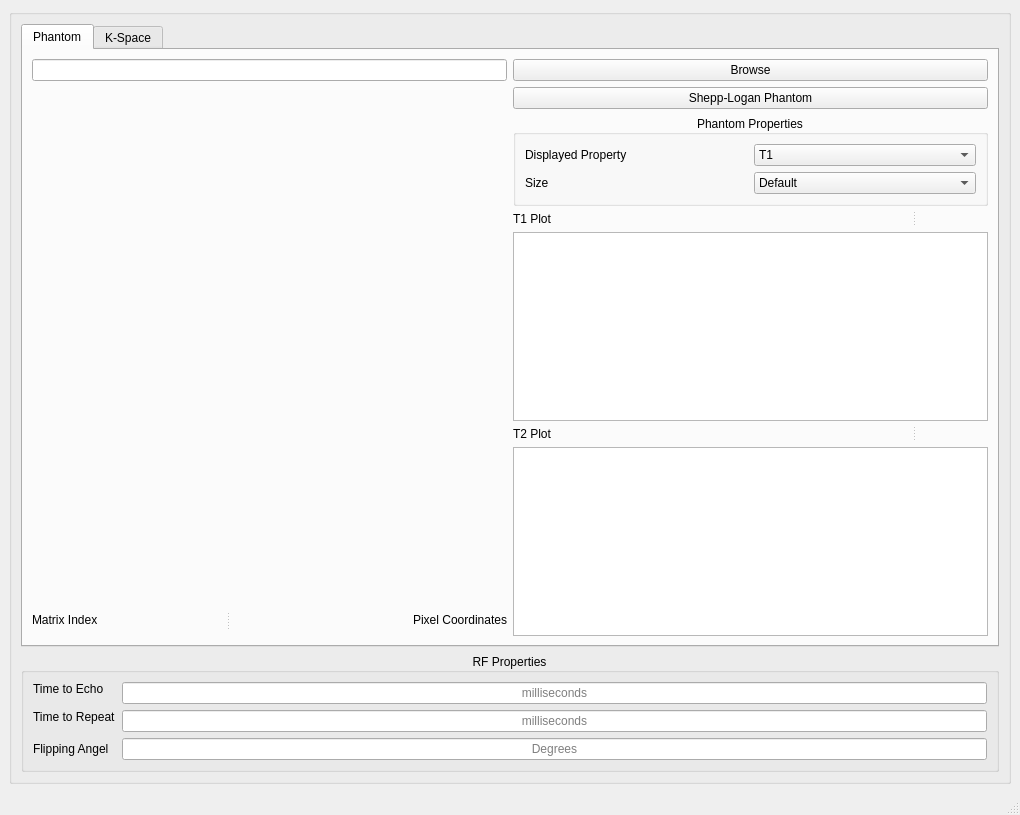
<?xml version="1.0" encoding="UTF-8"?>
<ui version="4.0">
 <class>MainWindow</class>
 <widget class="QMainWindow" name="MainWindow">
  <property name="geometry">
   <rect>
    <x>0</x>
    <y>0</y>
    <width>1020</width>
    <height>815</height>
   </rect>
  </property>
  <property name="sizePolicy">
   <sizepolicy hsizetype="Preferred" vsizetype="Preferred">
    <horstretch>0</horstretch>
    <verstretch>0</verstretch>
   </sizepolicy>
  </property>
  <property name="minimumSize">
   <size>
    <width>128</width>
    <height>128</height>
   </size>
  </property>
  <property name="windowTitle">
   <string>MainWindow</string>
  </property>
  <widget class="QWidget" name="centralwidget">
   <layout class="QGridLayout" name="gridLayout_6">
    <item row="0" column="0">
     <widget class="QGroupBox" name="groupBox_3">
      <property name="title">
       <string/>
      </property>
      <layout class="QGridLayout" name="gridLayout">
       <item row="0" column="0">
        <layout class="QVBoxLayout" name="verticalLayout">
         <item>
          <widget class="QTabWidget" name="tabWidget">
           <property name="currentIndex">
            <number>0</number>
           </property>
           <widget class="QWidget" name="tab">
            <attribute name="title">
             <string>Phantom</string>
            </attribute>
            <layout class="QGridLayout" name="gridLayout_3">
             <item row="0" column="1">
              <layout class="QVBoxLayout" name="verticalLayout_3">
               <item>
                <widget class="QPushButton" name="browse_button">
                 <property name="text">
                  <string>Browse</string>
                 </property>
                </widget>
               </item>
               <item>
                <widget class="QPushButton" name="pushButton_2">
                 <property name="text">
                  <string>Shepp-Logan Phantom</string>
                 </property>
                </widget>
               </item>
              </layout>
             </item>
             <item row="1" column="1">
              <widget class="QGroupBox" name="groupBox">
               <property name="title">
                <string>Phantom Properties</string>
               </property>
               <property name="alignment">
                <set>Qt::AlignCenter</set>
               </property>
               <layout class="QGridLayout" name="gridLayout_4">
                <item row="0" column="0">
                 <widget class="QLabel" name="label_3">
                  <property name="text">
                   <string>Displayed Property</string>
                  </property>
                 </widget>
                </item>
                <item row="0" column="1">
                 <widget class="QComboBox" name="properties_comboBox">
                  <item>
                   <property name="text">
                    <string>T1</string>
                   </property>
                  </item>
                  <item>
                   <property name="text">
                    <string>T2</string>
                   </property>
                  </item>
                  <item>
                   <property name="text">
                    <string>Proton Density</string>
                   </property>
                  </item>
                 </widget>
                </item>
                <item row="1" column="0">
                 <widget class="QLabel" name="size_label">
                  <property name="text">
                   <string>Size</string>
                  </property>
                 </widget>
                </item>
                <item row="1" column="1">
                 <widget class="QComboBox" name="comboBox">
                  <item>
                   <property name="text">
                    <string>Default</string>
                   </property>
                  </item>
                  <item>
                   <property name="text">
                    <string>32x32</string>
                   </property>
                  </item>
                  <item>
                   <property name="text">
                    <string>128x128</string>
                   </property>
                  </item>
                  <item>
                   <property name="text">
                    <string>256x256</string>
                   </property>
                  </item>
                  <item>
                   <property name="text">
                    <string>512x512</string>
                   </property>
                  </item>
                 </widget>
                </item>
               </layout>
              </widget>
             </item>
             <item row="2" column="1">
              <layout class="QVBoxLayout" name="verticalLayout_2">
               <item>
                <widget class="QSplitter" name="splitter_2">
                 <property name="orientation">
                  <enum>Qt::Horizontal</enum>
                 </property>
                 <widget class="QLabel" name="label_8">
                  <property name="text">
                   <string>T1 Plot</string>
                  </property>
                  <property name="alignment">
                   <set>Qt::AlignLeading|Qt::AlignLeft|Qt::AlignVCenter</set>
                  </property>
                 </widget>
                 <widget class="QLabel" name="label_9">
                  <property name="text">
                   <string/>
                  </property>
                  <property name="alignment">
                   <set>Qt::AlignRight|Qt::AlignTrailing|Qt::AlignVCenter</set>
                  </property>
                 </widget>
                </widget>
               </item>
               <item>
                <widget class="QGraphicsView" name="graphicsView"/>
               </item>
               <item>
                <widget class="QSplitter" name="splitter_3">
                 <property name="orientation">
                  <enum>Qt::Horizontal</enum>
                 </property>
                 <widget class="QLabel" name="label_7">
                  <property name="text">
                   <string>T2 Plot</string>
                  </property>
                  <property name="alignment">
                   <set>Qt::AlignLeading|Qt::AlignLeft|Qt::AlignVCenter</set>
                  </property>
                 </widget>
                 <widget class="QLabel" name="label_10">
                  <property name="text">
                   <string/>
                  </property>
                  <property name="alignment">
                   <set>Qt::AlignRight|Qt::AlignTrailing|Qt::AlignVCenter</set>
                  </property>
                 </widget>
                </widget>
               </item>
               <item>
                <widget class="QGraphicsView" name="graphicsView_2"/>
               </item>
              </layout>
             </item>
             <item row="0" column="0" rowspan="3">
              <layout class="QVBoxLayout" name="verticalLayout_4">
               <item>
                <widget class="QLineEdit" name="lineEdit"/>
               </item>
               <item>
                <widget class="QLabel" name="show_phantom_label">
                 <property name="minimumSize">
                  <size>
                   <width>0</width>
                   <height>0</height>
                  </size>
                 </property>
                 <property name="frameShape">
                  <enum>QFrame::NoFrame</enum>
                 </property>
                 <property name="frameShadow">
                  <enum>QFrame::Plain</enum>
                 </property>
                 <property name="text">
                  <string/>
                 </property>
                 <property name="scaledContents">
                  <bool>true</bool>
                 </property>
                 <property name="alignment">
                  <set>Qt::AlignCenter</set>
                 </property>
                </widget>
               </item>
               <item>
                <widget class="QSplitter" name="splitter">
                 <property name="orientation">
                  <enum>Qt::Horizontal</enum>
                 </property>
                 <widget class="QLabel" name="label">
                  <property name="maximumSize">
                   <size>
                    <width>16777215</width>
                    <height>32</height>
                   </size>
                  </property>
                  <property name="text">
                   <string>Matrix Index</string>
                  </property>
                  <property name="alignment">
                   <set>Qt::AlignLeading|Qt::AlignLeft|Qt::AlignVCenter</set>
                  </property>
                 </widget>
                 <widget class="QLabel" name="label_2">
                  <property name="maximumSize">
                   <size>
                    <width>16777215</width>
                    <height>32</height>
                   </size>
                  </property>
                  <property name="text">
                   <string>Pixel Coordinates</string>
                  </property>
                  <property name="alignment">
                   <set>Qt::AlignRight|Qt::AlignTrailing|Qt::AlignVCenter</set>
                  </property>
                 </widget>
                </widget>
               </item>
              </layout>
             </item>
            </layout>
           </widget>
           <widget class="QWidget" name="tab_2">
            <attribute name="title">
             <string>K-Space</string>
            </attribute>
            <layout class="QGridLayout" name="gridLayout_5">
             <item row="1" column="0">
              <widget class="QPushButton" name="generate_button">
               <property name="text">
                <string>Generate K-space</string>
               </property>
              </widget>
             </item>
             <item row="1" column="1">
              <widget class="QPushButton" name="convert_button">
               <property name="text">
                <string>Convert</string>
               </property>
              </widget>
             </item>
             <item row="0" column="0" colspan="2">
              <layout class="QHBoxLayout" name="horizontalLayout">
               <item>
                <widget class="QLabel" name="kspace_label">
                 <property name="text">
                  <string/>
                 </property>
                 <property name="scaledContents">
                  <bool>true</bool>
                 </property>
                </widget>
               </item>
               <item>
                <spacer name="horizontalSpacer">
                 <property name="orientation">
                  <enum>Qt::Horizontal</enum>
                 </property>
                 <property name="sizeHint" stdset="0">
                  <size>
                   <width>663</width>
                   <height>20</height>
                  </size>
                 </property>
                </spacer>
               </item>
               <item>
                <widget class="QLabel" name="inverseFourier_label">
                 <property name="text">
                  <string/>
                 </property>
                 <property name="scaledContents">
                  <bool>true</bool>
                 </property>
                </widget>
               </item>
              </layout>
             </item>
            </layout>
           </widget>
          </widget>
         </item>
         <item>
          <widget class="QGroupBox" name="groupBox_2">
           <property name="title">
            <string>RF Properties</string>
           </property>
           <property name="alignment">
            <set>Qt::AlignCenter</set>
           </property>
           <layout class="QGridLayout" name="gridLayout_2">
            <item row="0" column="0">
             <widget class="QLabel" name="label_4">
              <property name="text">
               <string>Time to Echo</string>
              </property>
             </widget>
            </item>
            <item row="0" column="1" rowspan="2">
             <widget class="QLineEdit" name="lineEdit_2">
              <property name="text">
               <string/>
              </property>
              <property name="alignment">
               <set>Qt::AlignCenter</set>
              </property>
              <property name="placeholderText">
               <string>milliseconds</string>
              </property>
             </widget>
            </item>
            <item row="1" column="0" rowspan="2">
             <widget class="QLabel" name="label_5">
              <property name="text">
               <string>Time to Repeat</string>
              </property>
             </widget>
            </item>
            <item row="2" column="1">
             <widget class="QLineEdit" name="lineEdit_3">
              <property name="alignment">
               <set>Qt::AlignCenter</set>
              </property>
              <property name="placeholderText">
               <string>milliseconds</string>
              </property>
             </widget>
            </item>
            <item row="3" column="0">
             <widget class="QLabel" name="label_6">
              <property name="text">
               <string>Flipping Angel</string>
              </property>
             </widget>
            </item>
            <item row="3" column="1">
             <widget class="QLineEdit" name="lineEdit_4">
              <property name="alignment">
               <set>Qt::AlignCenter</set>
              </property>
              <property name="placeholderText">
               <string>Degrees</string>
              </property>
             </widget>
            </item>
           </layout>
          </widget>
         </item>
        </layout>
       </item>
      </layout>
     </widget>
    </item>
   </layout>
  </widget>
  <widget class="QMenuBar" name="menubar">
   <property name="geometry">
    <rect>
     <x>0</x>
     <y>0</y>
     <width>1020</width>
     <height>22</height>
    </rect>
   </property>
  </widget>
  <widget class="QStatusBar" name="statusbar"/>
 </widget>
 <resources/>
 <connections/>
</ui>
